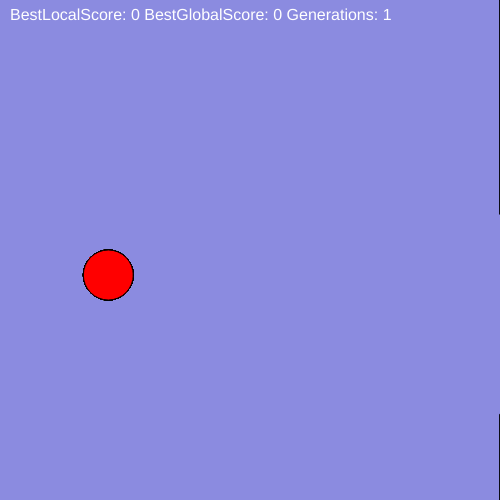
Frame 1 (no input)
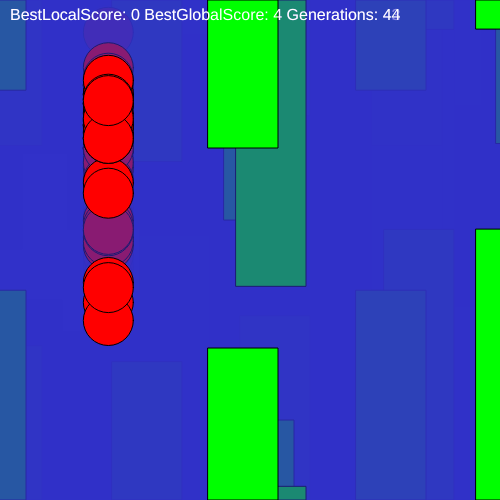
Frame 60 (no input)
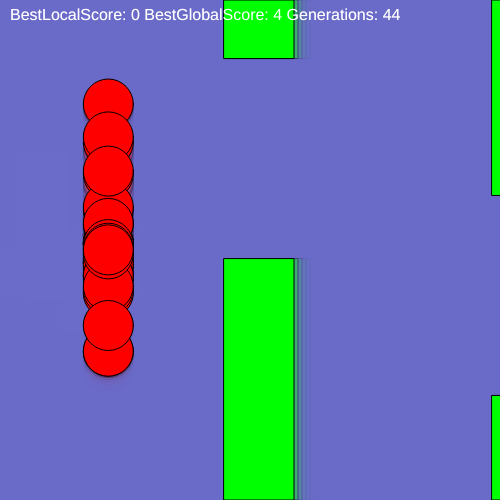
Frame 120 (the mouse pressed at the canvas centre since frame 60)

The p5.js sketch that drew these frames (run headless with seeded random() and noise() and a simulated clock; from frame 60 on, the mouse is pressed at the canvas centre):

// p5.js sketch
// ── sketch.js
let pace = -4;
let spaceBetweenObstacles = 200;
let distance;
let obstacles;
let w = 70;
let games;
let begin;
let max = 0;
let amountofinstances = 50;
let neuralNetworkConfig = [6, 10, 20, 10, 2];
let bestLocalScore = -1;
let next;
let bestLocalIndex = -1;
let localscore = -1;
let generation = 1;
let innerspace = 200;

function setup() {
  createCanvas(500, 500);
  frameRate(60);
  obstacles = [];
  distance = 0;
  obstacles.push(new Obstacle());
  next = obstacles[0];
  games = [];
  for(let i = 0; i < amountofinstances; i++){
    games.push(new Game(i));
  }
}

// visualisation
let dir = 1;
let c = 0;

function drawBackground(){
  c += dir;
  background(color(50 + c,50 + c, 200, 145));
}

function draw(){
  drawBackground();
  for(let i = 0; i < obstacles.length; i++){
    obstacles[i].render();
  }
  for(let i = 0; i < games.length; i++){
    if(!games[i].isDead){
      games[i].render();
    }
  }
  if(mouseIsPressed){
    update();
  }else{
    for(let i = 0; i < 100; i++){
      update();
    }
  }
  fill(255);
  textSize(16);
  text("BestLocalScore: " + bestLocalScore + " BestGlobalScore: " + max + " Generations: " + generation, 10, 20);
}

function update() {
  distance += Math.abs(pace);
  if(distance - w >= spaceBetweenObstacles){
    obstacles.push(new Obstacle());
    distance = 0;
    dir = dir * -1; // for visualisation
  }
  let deleteObstacleIndex = -1;
  for(let i = 0; i < obstacles.length; i++){
    obstacles[i].move();
    if(obstacles[i].x + obstacles[i].w < 0){
      deleteObstacleIndex = i;
      delete obstacles[i];
    }
  }
  if(deleteObstacleIndex != -1) obstacles.splice(deleteObstacleIndex, 1); // this is time consuming.
  let alive = false;
  let found = false;
  for(let i = 0; i < games.length; i++){
    if(!games[i].isDead){
      games[i].update();
      if(games[i].bird.x > next.x + next.w){
        games[i].score++;
        found = true;
      }
      alive = true;
    }
  }
  if(found){
    next = obstacles[obstacles.indexOf(next) + 1];
  }
  localscore = -1;
  bestLocalIndex = -1;
  for(let i = 0; i < games.length; i++){
    if(games[i].score > bestLocalScore){
      bestLocalScore = games[i].score;
    }
    if(games[i].getResult() > localscore){
      localscore = games[i].getResult();
      bestLocalIndex = i;
    }
  }
  if(!alive){
    generation++;
    for(let i = 0; i < games.length; i++){
      if(i != bestLocalIndex){
        games[i].predictor.improve(games[bestLocalIndex].predictor);
      }
      if(bestLocalScore == 0 && max == 0){
        games[i].predictor = new NeuralNetwork(neuralNetworkConfig, games[i].id)
      }
      games[i].reset();
    }
    reset();
  }
}

function reset(){
  if(bestLocalScore > max) max = bestLocalScore;
  bestLocalScore = -1;
  begin = false;
  dir = 1; // for visualisation
  c = 0;
  obstacles = [];
  distance = 0;
  obstacles.push(new Obstacle());
  next = obstacles[0];
}

// ── game.js
function Bird() {
  this.x = width/6;
  this.y = height/2;
  this.yvel = 0;
  this.yvelmax = 20;
  this.yacc = 0.7;
  this.w = 50;
  this.jump = () => {
    this.yvel = -11;
  };
  this.move = () => {
    this.y += this.yvel;
    this.yvel = constrain(this.yvel +  this.yacc, -this.yvelmax, this.yvelmax);
    if(this.y + this.w >= height) this.y = height-this.w;
    else if(this.y <= 0) this.y = 0;
  };
  this.didCollide = (obstacle, index) => {
    if(this.x + this.w > obstacle.x && this.x < obstacle.x + obstacle.w){
      begin = true;
      //next = obstacles[index+1];
      if(!(this.y > obstacle.topheight && this.y + this.w < obstacle.topheight + obstacle.innerspace)){
        return true;
      }
    }
    if(this.y + this.w >= height || this.y <= 0){
      return true;
    }
    return false;
  };
  this.render = () => {
    fill(color(255, 0, 0));
    ellipseMode(CORNER);
    ellipse(this.x, this.y, this.w, this.w);
  }
  this.isDead = () => {
    for(let i = 0; i < obstacles.length; i++){
      if(this.didCollide(obstacles[i], i))  {
        return true;
      }
    }
    return false;
  }
  this.reset = () => {
    this.x = width/6;
    this.y = height/2;
    this.yvel = 0;
    this.yvelmax = 20;
    this.yacc = 0.7;
    this.w = 50;
  }
}

function Obstacle() {
  this.w = w;
  this.innerspace = innerspace;
  this.topheight = random(0, height-this.innerspace);
  this.x = width;
  this.move = () => {this.x += pace;}
  this.render = () => {
    fill(color(0, 255, 0));
    rect(this.x, 0, this.w, this.topheight);
    rect(this.x, this.innerspace + this.topheight, this.w, height - this.innerspace - this.topheight);
  }
}

class Game{
  constructor(id){
    this.predictor = new NeuralNetwork(neuralNetworkConfig, id);
    this.bird = new Bird();
    this.score = 0;
    this.result = 0;
    this.isDead = false;
    this.dist = 0;
  }
  getResult(){
    if(!this.isDead){
      return this.dist;
    }
    return this.result;
  }
  reset(){
    this.isDead = false;
    this.score = 0;
    this.result = 0;
    this.bird.reset();
    this.dist = 0;
  }
  getFactors(){
    let xdist = next.x-this.bird.x;
    let ydist = next.topheight-this.bird.y;
    let dist = Math.sqrt(xdist * xdist + ydist * ydist);
    let maxdist = Math.sqrt(height * height + spaceBetweenObstacles * spaceBetweenObstacles);
    let input = [
      normalize(height - this.bird.y, height), // distance to bottom
      normalize(this.bird.yvel, this.bird.yvelmax), // birds velocity
      normalize(this.bird.y, height), // distance to top
      normalize(xdist, spaceBetweenObstacles), // x distance
      normalize(ydist, height), // y distance
      normalize(dist, maxdist) // total distance
    ];
    return input;
  }
  predict(){
    let input = this.getFactors();
    let result = this.predictor.predict(input);
    let max = -1;
    let maxIndex = -1;
    for(let i = 0; i < result.length; i++){
      if(result[i] > max){
        max = result[i];
        maxIndex = i;
      }
    }
    if(getOutput(maxIndex)){
      this.bird.jump();
    }
  }

  update(){
    this.dist += Math.abs(pace) ;
    this.predict();
    this.bird.move();
    if(this.bird.isDead()){
      this.result = this.dist;
      this.isDead = true;
    }
  }

  render(){
    this.bird.render();
  }
}

function getOutput(index) {
  if(index == 0) return true;
  return false;
}

// ── neural_network.js

let Neuron = function(lengthOfPreviousLayer) {
  this.weights = [];
  for (let i = 0; i < lengthOfPreviousLayer; i++) {
    this.weights.push(random(-1,1));
  }
  this.sum = 0;
  this.normalizeToResult = function() {
    this.result = this.sum / this.maxsum;
  }
  this.addToSum = function(x, i) {
    this.sum += this.weights[i] * x;
  }
  this.maxsum;
  this.setMaxSum = function(){
    this.maxsum = this.weights.reduce(function(runningsum, el) {
      return runningsum + el;
    },0);
  }
  this.setMaxSum();
  this.result = -1;
  this.reset = function() {
    this.result = -1;
    this.sum = 0;
  }
}

class NeuralNetwork {
  constructor(layerDescription, id) {
    this.layers = [];
    this.id = id;
    for (let i = 1; i < layerDescription.length; i++) {
      this.layers.push([]);
      for (let j = 0; j < layerDescription[i]; j++) {
        this.layers[i-1].push(new Neuron(layerDescription[i-1]));
      }
    }
  }

  improve(best) {
    const learningRate = random(0,0.15);
    console.log(learningRate);
    for (var i = 0; i < this.layers.length; i++) {
      for (var j = 0; j < this.layers[i].length; j++) {
        for (var k = 0; k < this.layers[i][j].weights.length; k++) {
          this.layers[i][j].weights[k] = best.layers[i][j].weights[k] + random(-learningRate, learningRate);
        }
        this.layers[i][j].setMaxSum();
      }
    }
  }

  predict(input) {
    for (let i = 0; i < this.layers[0].length; i++) {
      this.layers[0][i].reset();
      for (let j = 0; j < input.length; j++) {
        this.layers[0][i].addToSum(input[j], j);
      }
      this.layers[0][i].normalizeToResult();
    }
    for (let i = 1; i < this.layers.length; i++) {
      for (let j = 0; j < this.layers[i].length; j++) {
        this.layers[i][j].reset();
        for (let k = 0; k < this.layers[i - 1].length; k++) {
          this.layers[i][j].addToSum(this.layers[i - 1][k].result, k); // is this right
        }
        this.layers[i][j].normalizeToResult();
      }
    }
    let results = [];
    for (let i = 0; i < this.layers[this.layers.length - 1].length; i++) {
      results.push(this.layers[this.layers.length - 1][i].result);
    }
    return results;
  }
}


function normalize(val, max) {
  return val / max;
}
